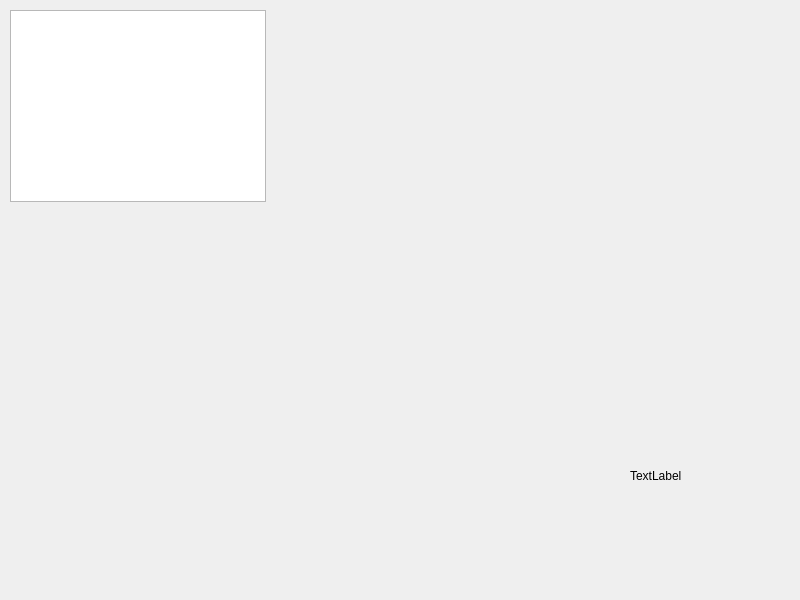
<?xml version="1.0" encoding="UTF-8"?>
<ui version="4.0">
 <class>Game</class>
 <widget class="QMainWindow" name="Game">
  <property name="geometry">
   <rect>
    <x>0</x>
    <y>0</y>
    <width>800</width>
    <height>600</height>
   </rect>
  </property>
  <property name="windowTitle">
   <string>Game</string>
  </property>
  <widget class="QWidget" name="centralwidget">
   <widget class="QGraphicsView" name="ImgDisplay">
    <property name="geometry">
     <rect>
      <x>10</x>
      <y>10</y>
      <width>256</width>
      <height>192</height>
     </rect>
    </property>
   </widget>
   <widget class="infoWidget" name="infopanel" native="true">
    <property name="geometry">
     <rect>
      <x>300</x>
      <y>60</y>
      <width>160</width>
      <height>351</height>
     </rect>
    </property>
    <property name="minimumSize">
     <size>
      <width>160</width>
      <height>0</height>
     </size>
    </property>
    <layout class="QHBoxLayout" name="horizontalLayout"/>
   </widget>
   <widget class="QLabel" name="scoreBoard">
    <property name="geometry">
     <rect>
      <x>630</x>
      <y>460</y>
      <width>131</width>
      <height>31</height>
     </rect>
    </property>
    <property name="text">
     <string>TextLabel</string>
    </property>
   </widget>
  </widget>
 </widget>
 <customwidgets>
  <customwidget>
   <class>infoWidget</class>
   <extends>QWidget</extends>
   <header location="global">infowidget.h</header>
   <container>1</container>
  </customwidget>
 </customwidgets>
 <resources/>
 <connections/>
</ui>
